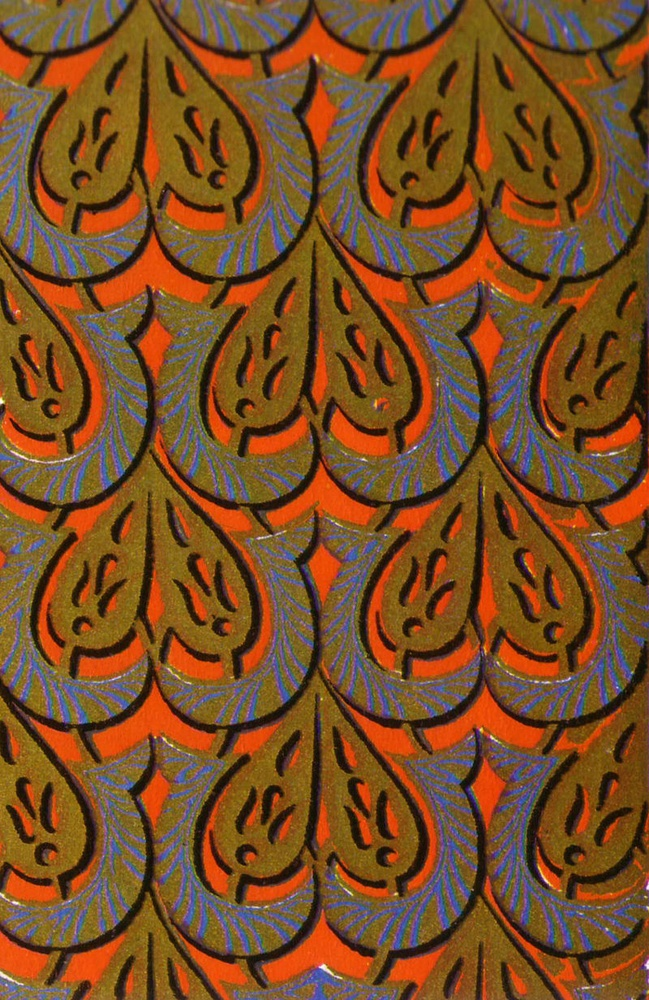
#> input picture assets/cm.jpg, 649 x 1000 px, shrunk from 800 x 1232 before the run
$ python -i reader.py   (imports and definitions only)
#> lines starting #> are read from the running program, lines starting #| are printed output that depends on the picture; after the words box and inside, x2 and y2 are one past the last pixel; in counts of white or black regions, pixels touching at a corner belong together
#> further down, picture is the input picture: shape (1000, 649, 3); mean B, G, R 36.8, 76.7, 120.9
import cv2
import imagehash
from PIL import Image
import numpy as np

# [4 lines left out: function LoadImage, not called in this run]

def FindContourns(img):
    imgray = cv2.cvtColor(img, cv2.COLOR_BGR2GRAY)
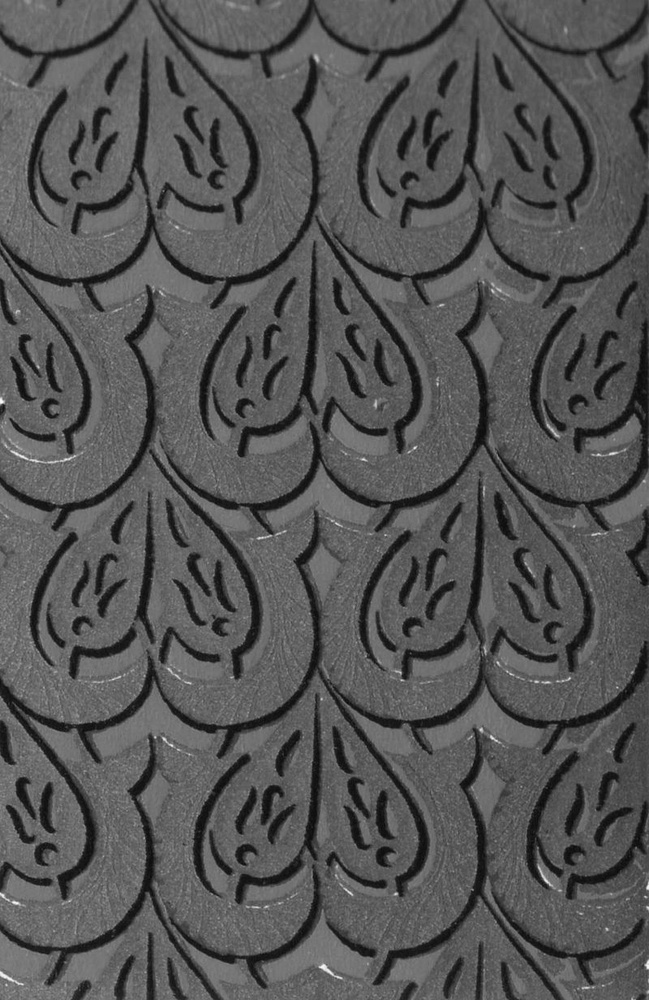
#> imgray: shape (1000, 649); min 7, max 252, mean 85.4
    ret, thresh = cv2.threshold(imgray, 127, 255, 0)
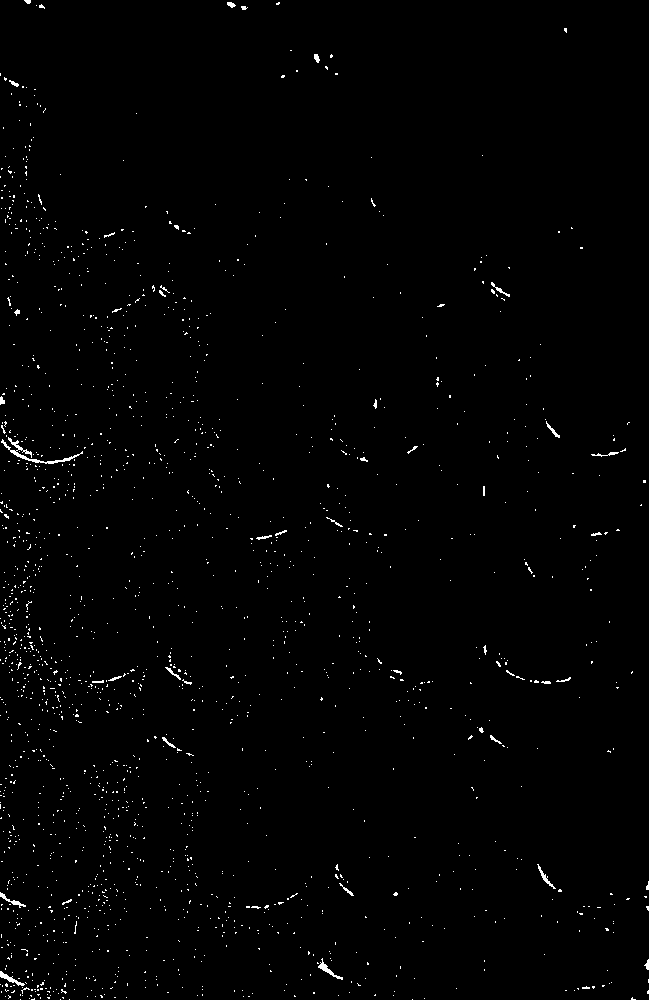
#> thresh: shape (1000, 649); 0.9% white in thin lines or dots
    contours, hierarchy = cv2.findContours(thresh, cv2.RETR_TREE, cv2.CHAIN_APPROX_SIMPLE)
#> contours = 1831 contours, 1816 with area under 20; largest, box (x1, y1, x2, y2) and area: (1, 437, 83, 464) 206, (318, 958, 343, 980) 84, (0, 971, 25, 986) 80, (0, 892, 26, 908) 60, (537, 864, 556, 889) 54
    return contours,hierarchy

# [59 lines left out: functions has_nth_order, has_axis_reflection, has_reflection, has_glidereflection, not called in this run]

def has_axisglide(image):
    pass

>>> import cv2
>>> picture = cv2.imread('../assets/cm.jpg')
>>> result = FindContourns(picture)
#> result has the same summary as contours in FindContourns

$ run again, on assets/p4.jpg
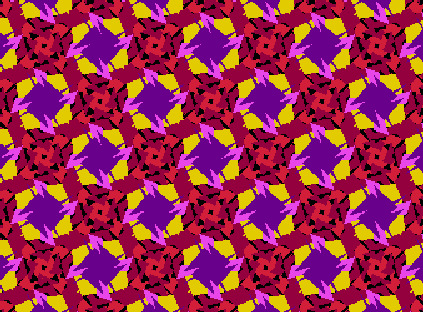
#> input picture assets/p4.jpg, 423 x 312 px
#> picture is the input picture: shape (312, 423, 3); mean B, G, R 74.8, 47.8, 157.3
#> in FindContourns, `imgray = cv2.cvtColor(img, cv2.COLOR_BGR2GRAY)`:
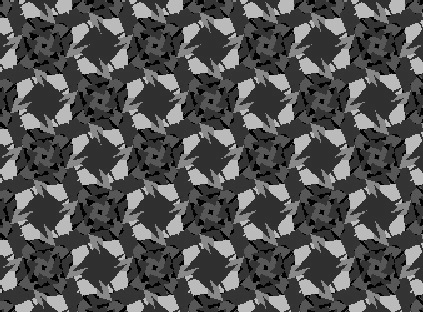
#> imgray: shape (312, 423); min 0, max 200, mean 83.6
#> in FindContourns, `ret, thresh = cv2.threshold(imgray, 127, 255, 0)`:
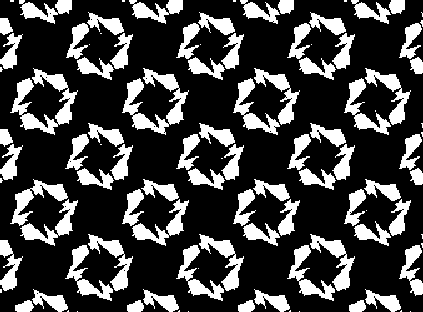
#> thresh: shape (312, 423); 26.8% white; 103 white regions (30 under 20 px)
#> contours = 153 contours, 80 with area under 20; largest, box (x1, y1, x2, y2) and area: (122, 68, 189, 135) 1364, (10, 68, 78, 135) 1348, (310, 234, 355, 291) 708, (10, 179, 68, 226) 702, (233, 78, 280, 135) 702
#> result has the same summary as contours in FindContourns
